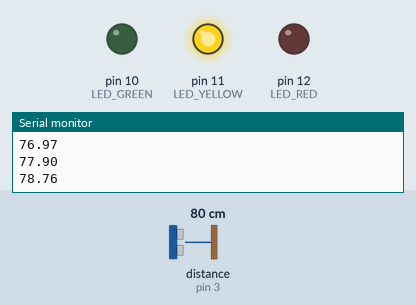
The sketch below on a simulated Arduino Uno, built with avr-gcc and run on an emulated ATmega328P. Parts: output pins drawn as LEDs (lit = HIGH), the last lines printed to the serial monitor. Wiring (inferred from the names in the program): ultrasonic range finder: trigger pin 4; echo pin 3. The inputs (shaded band) are chosen by the test bench; at power-on: distance to the obstacle (sensor on pin 3) 80 cm. The echo pulse lasts 58.3 µs per cm; pins used as bus, display or sensor lines are not drawn.

Above: at 1.2 s.
1.3 s: distance to the obstacle (sensor on pin 3) set to 2 cm
At 2.4 s:
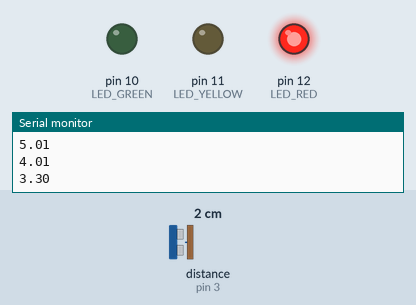
3.2 s: distance to the obstacle (sensor on pin 3) set to 120 cm
At 4.1 s:
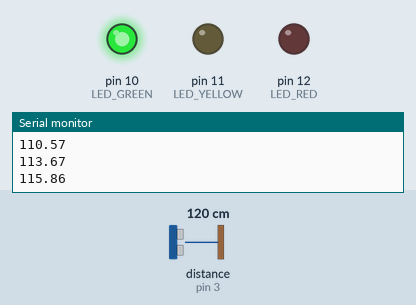
5.1 s: distance to the obstacle (sensor on pin 3) set to 104 cm
7.2 s: distance to the obstacle (sensor on pin 3) set to 95 cm
At 8.0 s:
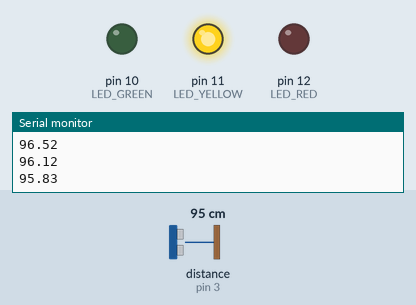
8.8 s: distance to the obstacle (sensor on pin 3) set to 4 cm
At 10.6 s:
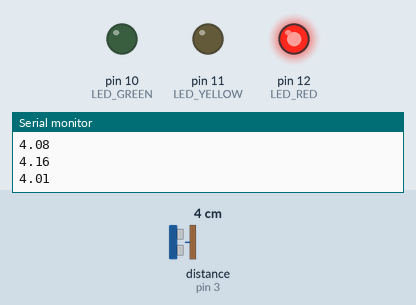
Timing chart, 0 to 11.8 s (numbered marks = the images above; inputs shaded):
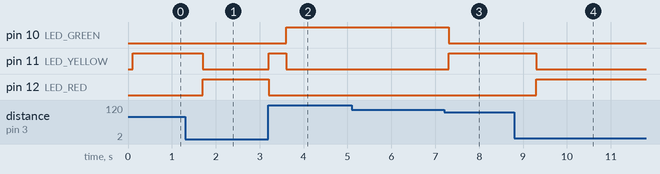

The sketch:

Distance_Sensor.ino
```cpp
#define ECHO_PIN 3
#define TRIGGER_PIN 4
#define LED_GREEN 10
#define LED_YELLOW 11
#define LED_RED 12

unsigned long lastTimeUltrasonicTrigger = millis();
unsigned long ultrasonicTriggerDelay = 100;

volatile unsigned long pulseInTimeBegin;
volatile unsigned long pulseInTimeEnd;
volatile bool newDistanceAvailable = false;

double previousDistance = 0;
void triggerUltrasonicSensor()
{
  digitalWrite(TRIGGER_PIN, LOW);
  delayMicroseconds(2);
  digitalWrite(TRIGGER_PIN, HIGH);
  delayMicroseconds(10);
  digitalWrite(TRIGGER_PIN, LOW);
}

double getUltrasonicDistance()
{
  double durationMicros = pulseInTimeEnd - pulseInTimeBegin;
  double distance = durationMicros / 58.0; //  -> cm (148.0 for inches)

  distance = previousDistance * 0.7 + distance * 0.3; // Complimentary filter, reduces false sensor reading effect due to sh*t hardware :)
  previousDistance = distance;
  return distance;
}

void echoPinInterrupt()
{
  if (digitalRead(ECHO_PIN) == HIGH)
  {
    pulseInTimeBegin = micros();
  }
  else
  {
    pulseInTimeEnd = micros();
    newDistanceAvailable = true;
  }
}

void powerLEDs(double distance)
{
    if (distance > 100)
    {
      digitalWrite(LED_GREEN, HIGH);
      digitalWrite(LED_YELLOW, LOW);
      digitalWrite(LED_RED, LOW);
    }
    else if (distance > 15)
    {
      digitalWrite(LED_GREEN, LOW);
      digitalWrite(LED_YELLOW, HIGH);
      digitalWrite(LED_RED, LOW);
    }
    else
    {
      digitalWrite(LED_GREEN, LOW);
      digitalWrite(LED_YELLOW, LOW);
      digitalWrite(LED_RED, HIGH);
    }
}

void setup() {
  Serial.begin(115200);
  pinMode(ECHO_PIN, INPUT);
  pinMode(TRIGGER_PIN, OUTPUT);
  pinMode(LED_GREEN, OUTPUT);
  pinMode(LED_YELLOW, OUTPUT);
  pinMode(LED_RED, OUTPUT);

  attachInterrupt(digitalPinToInterrupt(ECHO_PIN),
                  echoPinInterrupt,
                  CHANGE);

}

void loop() {
  unsigned long timeNow = millis();

  if (timeNow - lastTimeUltrasonicTrigger > ultrasonicTriggerDelay)
  {
    lastTimeUltrasonicTrigger += ultrasonicTriggerDelay;
    triggerUltrasonicSensor();
  }

  if (newDistanceAvailable)
  {
    newDistanceAvailable = false;
    double distance = getUltrasonicDistance();
    Serial.println(distance);

    powerLEDs(distance);
  }
}
```

Measured:
- the behaviour switches between 100 and 99 cm on distance to the obstacle (sensor on pin 3) (found by bisection; images 2 and 3)
- after the input at 1.3 s, pin 11 (LED_YELLOW): HIGH → LOW after 0.40 s; pin 12 (LED_RED): LOW → HIGH after 0.40 s
- after the input at 3.2 s, pin 10 (LED_GREEN): LOW → HIGH after 0.41 s; pin 11 (LED_YELLOW): LOW → HIGH at once, → LOW 0.40 s later; pin 12 (LED_RED): HIGH → LOW at once
- after the input at 7.2 s, pin 10 (LED_GREEN): HIGH → LOW after 0.11 s; pin 11 (LED_YELLOW): LOW → HIGH after 0.11 s
- after the input at 8.8 s, pin 11 (LED_YELLOW): HIGH → LOW after 0.50 s; pin 12 (LED_RED): LOW → HIGH after 0.50 s
